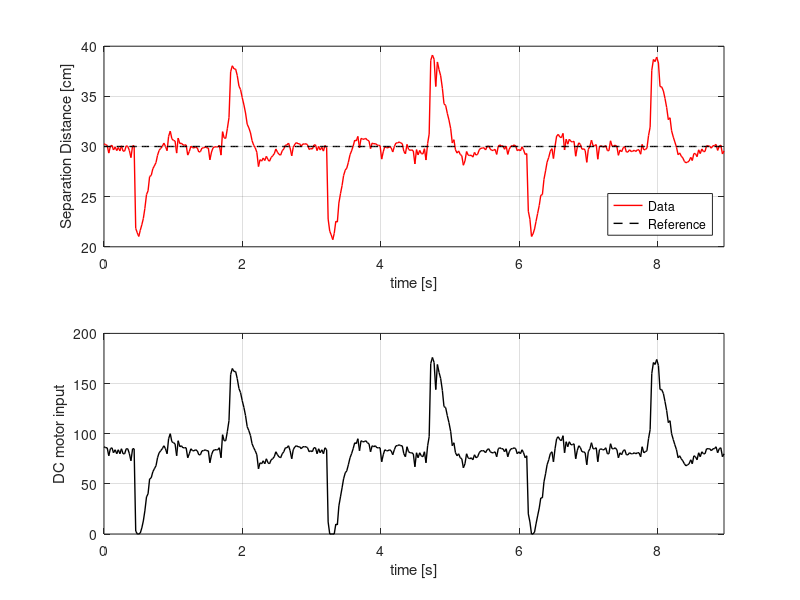

MATLAB code to generate this figure:
%% Rejection results
%
%% Loading raw data
%

clear ; close all ; clc

% Distance front sensor
dataRaw = load('rejectionData.csv');

distRaw  = dataRaw(:,1);    % Distance measured with front sensor
refRaw   = dataRaw(:,2);    % Reference value of dc motor Arduino
inputRaw   = dataRaw(:,3);    % Input value of dc motor Arduino
timeRaw  = dataRaw(:,4);    % Time in milli seconds

%% Crop
timeStart = 680;       % This is verified graphically
timeEnd	  = 1070;        % this is in Arduino code

distCrop  = distRaw(timeStart:timeEnd);
refCrop   = refRaw(timeStart:timeEnd);
inputCrop = inputRaw(timeStart:timeEnd);
timeCrop  = timeRaw(timeStart:timeEnd);

% Resetting time to zero.
timeCrop = timeCrop - timeCrop(1);

% Resultado
figure
set(gcf,'Units','centimeters','Position',[0 0 16 10])
subplot(2,1,1)
    grid on ; box on ; hold on
    set(gca,'xlim',[timeCrop(1) timeCrop(end)]/1000)
    plot(timeCrop/1000,distCrop,'r','linewidth',1)
    plot(timeCrop/1000,refCrop,'k--','linewidth',1)
    xlabel('time [s]')
    ylabel('Separation Distance [cm]')
    legend('Data','Reference','location','SouthEast')
subplot(2,1,2)
    grid on ; box on ; hold on
    set(gca,'xlim',[timeCrop(1) timeCrop(end)]/1000)
    plot(timeCrop/1000,inputCrop,'k','linewidth',1)
    xlabel('time [s]')
    ylabel('DC motor input')

print(gcf,'-dpng','illustrationsCode/rejectionResults.png')

